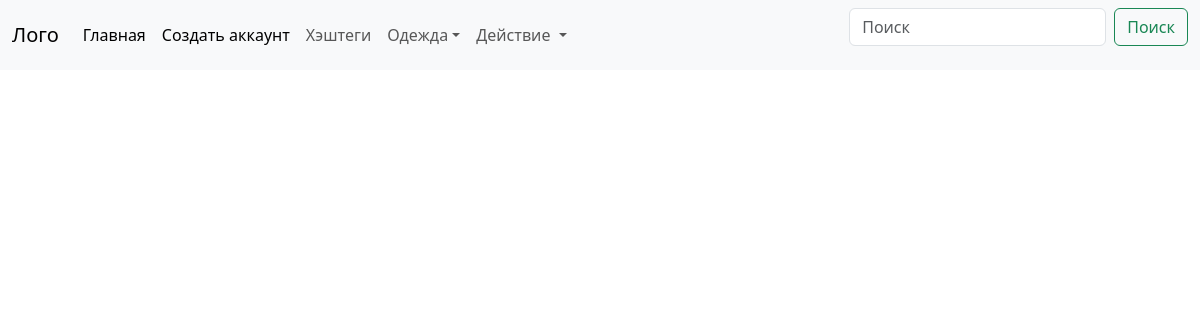
/cloth/product_list/, run on an earlier commit of the app's database.
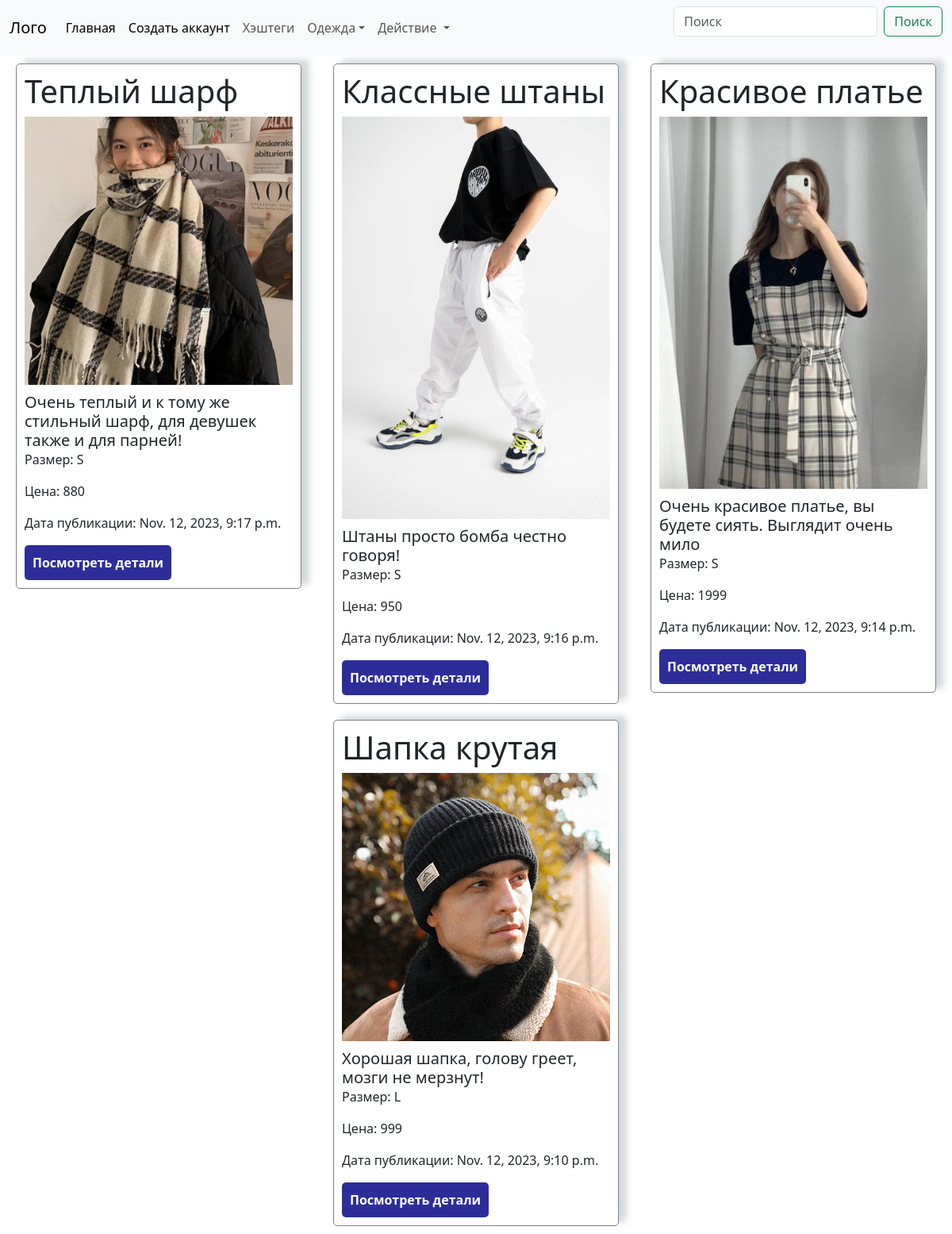
And on a later commit of the database.
### cloth/models.py (models this page shows, shortened)
class ProductCL(models.Model):
    SEX = (
        ("Not Indicated", "Not Indicated"),
        ("men", "men"),
        ("women", "Women"),
        ("Uni", "Uni"),
        ("Kids", "Kids")
    )
    SIZES = (
        ("S", "S"),
        ("M", "M"),
        ("L", "L"),
        ("XL", "XL"),
        ("XXL", "XXL"),
        ("All sizes available", "All sizes available")
    )
    name = models.CharField(max_length=100)
    image = models.ImageField(upload_to="")
    description = models.TextField(blank=True)
    sex = models.CharField(max_length=100, choices=SEX, default=SEX[0])
    size = models.CharField(max_length=25, choices=SIZES, default=SIZES[0])
    price = models.CharField(max_length=20)
    tag = models.ManyToManyField(TagCL, related_name="content_name")
    created_at = models.DateTimeField(auto_now_add=True)

### cloth/views.py (the view)
# urls.py: path('cloth/product_list/', views.ProductListView.as_view(), name='product_list'),
class ProductListView(ListView):
    queryset = ProductCL.objects.filter().order_by('-id')
    template_name = "cloth/product_list.html"
    def get_queryset(self):
        return self.queryset

### templates/cloth/product_list.html (shortened to what this page needs)
{% include "header.html" %}
<!DOCTYPE html>
<html lang="en">
<head>
</head>
<body>
<div class="books">
        {%for cloth in object_list %}
        <div class="book" >
            <h1>{{cloth.name}}</h1>
            <div class="book_image">
            <img src="{{cloth.image.url}}" class="card-img-top" alt="...">
            </div>
            <div class="book_info" style="padding-top:10px">
                <h5 class="card-title">{{cloth.description}}</h5>
                <p class="card-text">Размер: {{cloth.size}}</p>
                <p class="card-text">Цена: {{cloth.price}}</p>
                <p class="card-text">Дата публикации: {{cloth.created_at}}</p>
                <a href=" {% url 'cloth_detail' id=cloth.id %}"><button class="detail_btn" >Посмотреть детали</button></a>
                </div>
        </div>
        {% endfor %}
    </div>
</body>
</html>
{% include 'footer.html' %}

### templates/header.html (shortened to what this page needs)
{% load static %}
<html lang="en">
<head>
     <link href="https://cdn.jsdelivr.net/npm/bootstrap@5.3.1/dist/css/bootstrap.min.css" rel="stylesheet">
    <link rel="stylesheet" href="{% static 'css/style.css' %}">
</head>
<body>
<nav class="navbar navbar-expand-lg bg-body-tertiary">
  <div class="container-fluid">
    <a class="navbar-brand" href="/">Лого</a>
    <div class="collapse navbar-collapse" id="navbarSupportedContent">
      <ul class="navbar-nav me-auto mb-2 mb-lg-0">
        <li class="nav-item">
          <a class="nav-link active" aria-current="page" href="/">Главная</a>
        </li>
        <li class="nav-item">
          <a class="nav-link active" aria-current="page" href="/register">Создать аккаунт</a>
        </li>
        <li class="nav-item">
          <a class="nav-link " aria-current="page" href="/product_tags">Хэштеги</a>
        </li>
        <li class="nav-item dropdown">
          <a class="nav-link dropdown-toggle"  aria-labelledby="dropdownMenuButton1" role="button" data-bs-toggle="dropdown" aria-expanded="false"  href="#" >Одежда</a>
        </li>
        <li class="nav-item dropdown">
          <a class="nav-link dropdown-toggle" href="#" role="button" data-bs-toggle="dropdown" aria-expanded="false">
            Действие
          </a>
        </li>
      </ul>
      <form action="{% url 'books:search' %}" method="GET" class="d-flex" role="search">
        <input class="form-control me-2" type="search" name="q" placeholder="Поиск" aria-label="Поиск">
        <button class="btn btn-outline-success" type="submit">Поиск</button>
      </form>
    </div>
  </div>
</nav>
</body>
</html>

### templates/footer.html (shortened to what this page needs)
<html>
<head></head>
<body>
</body>
</html>

### static/css/style.css (style rules this page uses)
* { box-sizing:border-box; }
.books { display:flex; flex-wrap:wrap; justify-content: space-around; align-items: flex-start; }
.book { margin: 10px; width: 30%; padding: 10px; border: 1px solid gray; border-radius: 5px; box-shadow: 10px -5px 8px 0px rgba(34, 60, 80, 0.2); }
.detail_btn { cursor: pointer; padding: 10px; border:none; border-radius: 5px; background-color: #2d2d9a; font-weight: bold; color: #fff; }
.book_image { width:100%; }
img { width:100% !important; }
a { text-decoration: none; color: inherit; }

What changed in the data, as far as the page shows it:
added ProductCL: name "Теплый шарф", image (picture), description "Очень теплый и к тому же стильный шарф, для девушек также и для парней!", size "S", price "880", created_at "Nov. 12, 2023, 9:17 p.m."
added ProductCL: name "Классные штаны", image (picture), description "Штаны просто бомба честно говоря!", size "S", price "950", created_at "Nov. 12, 2023, 9:16 p.m."
added ProductCL: name "Красивое платье", image (picture), description "Очень красивое платье, вы будете сиять. Выглядит очень мило", size "S", price "1999", created_at "Nov. 12, 2023, 9:14 p.m."
added ProductCL: name "Шапка крутая", image (picture), description "Хорошая шапка, голову греет, мозги не мерзнут!", size "L", price "999", created_at "Nov. 12, 2023, 9:10 p.m."
